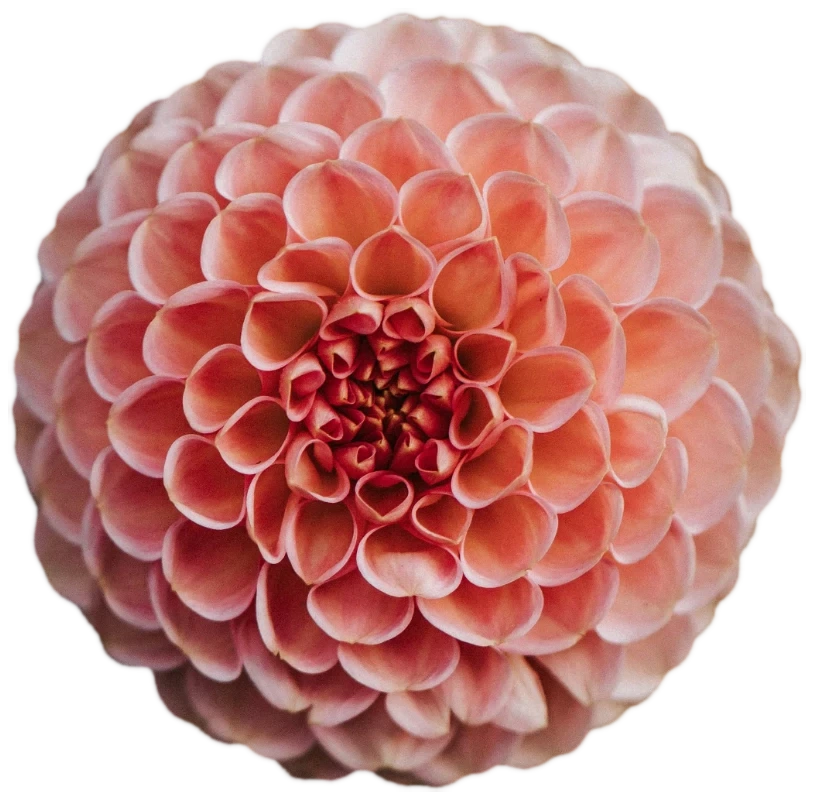
#> input picture dahlia.webp, 814 x 800 px
$ python -i key.py   (imports and definitions only)
#> lines starting #> are read from the running program, lines starting #| are printed output that depends on the picture
#> further down, picture is the input picture: PIL image 814x800 RGBA; mean R, G, B, A 139.1, 83.1, 77.4, 182.6
"""Turn black-background frames into transparent RGBA frames.

Alpha is the brightness key (precise soft edges on pure black) combined with an
AI subject mask (keeps dark, shadowed parts of the flower opaque). Colours are
un-premultiplied against black so edges carry no dark fringe, the edge is
choked slightly to drop the codec's sharpening halo, and the crop border fades
out so leaves and stems don't end in a hard line.
"""
import numpy as np
from PIL import Image, ImageFilter
from scipy import ndimage

def smoothstep(x):
    x = np.clip(x, 0, 1)
    return x * x * (3 - 2 * x)

def edge_fade(h, w, fade, valid=None):
    """fade: fraction of the crop, or (left, top, right, bottom) in px measured
    from the `valid` rect (the part of the crop that came from real footage)."""
    yy, xx = np.mgrid[0:h, 0:w].astype(np.float32)
    if not isinstance(fade, tuple):
        d = np.minimum.reduce([xx / w, (w - 1 - xx) / w, yy / h, (h - 1 - yy) / h])
        return smoothstep(d / fade)
    x0, y0, x1, y1 = valid or (0, 0, w, h)
    out = np.ones((h, w), np.float32)
    for dist, px in ((xx - x0, fade[0]), (yy - y0, fade[1]), (x1 - 1 - xx, fade[2]), (y1 - 1 - yy, fade[3])):
        if px:
            out *= smoothstep(dist / px)
    return out

def key_frame(im, ai_mask=None, lo=14, hi=70, fade=0.16, choke=1, valid=None, radial=None):
    """im: cropped RGB frame; ai_mask: matching L-mode mask (or None)."""
#> called with lo = 14, hi = 70, fade = 0.16, choke = 1
    rgb = np.asarray(im).astype(np.float32)
    lum = np.asarray(im.filter(ImageFilter.GaussianBlur(0.7))).astype(np.float32).max(2)
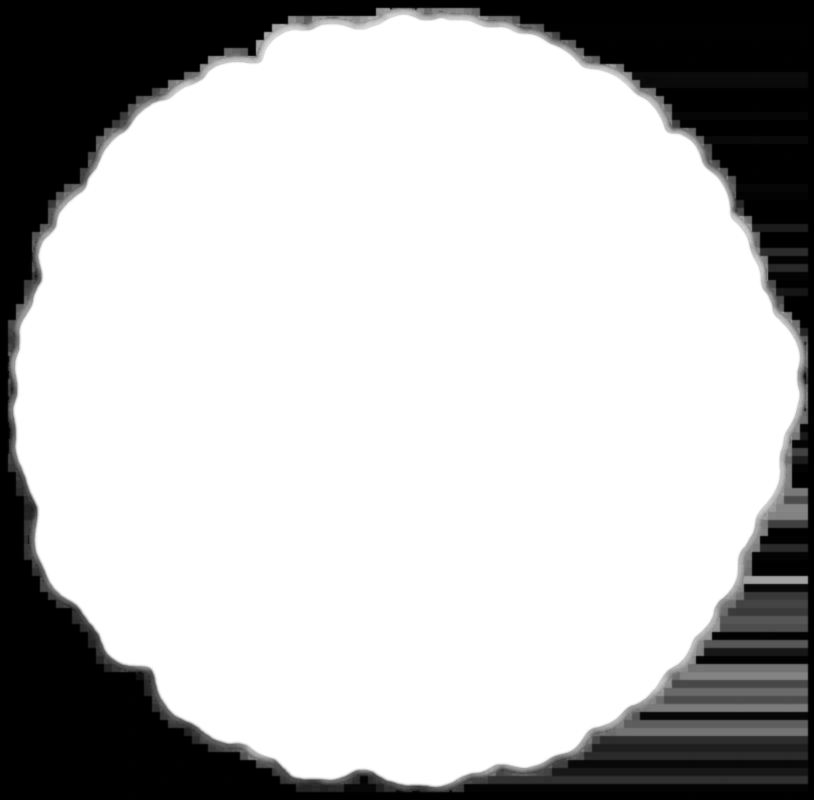
#> lum: shape (800, 814) float32; min 0, max 255, mean 189.5
    a = smoothstep((lum - lo) / (hi - lo))
#> in smoothstep, `x = np.clip(x, 0, 1)`:
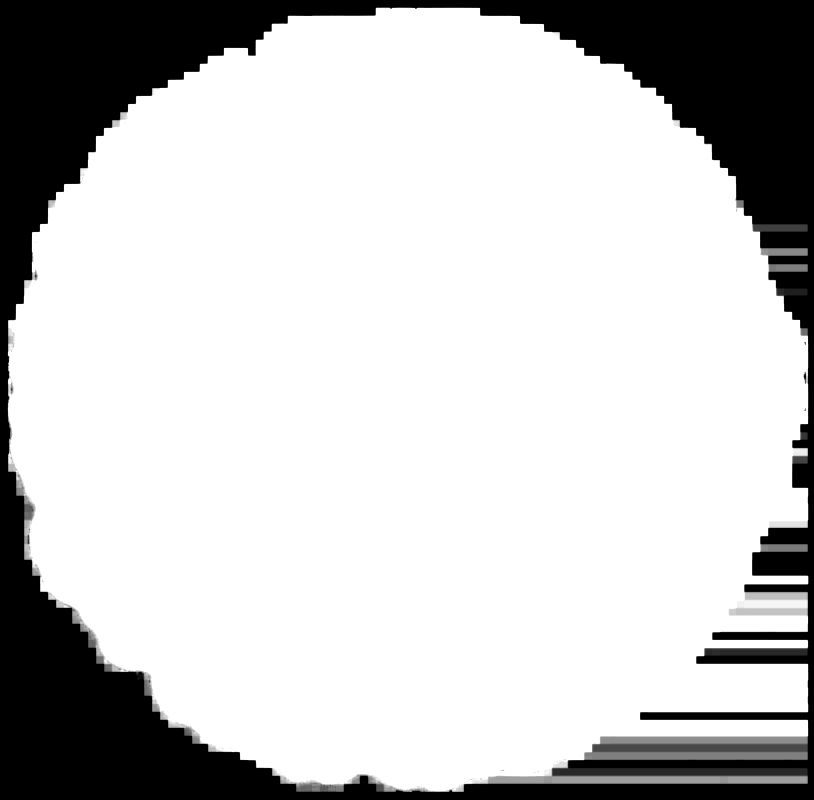
#> x: shape (800, 814) float32; min 0, max 1, mean 0.783

    if ai_mask is not None:
        m = np.asarray(ai_mask).astype(np.float32) / 255
        # trust the AI mask for the interior only; the luma key owns the edges
        core = ndimage.grey_erosion(m, size=(5, 5))
        a = np.maximum(a, core)

    # un-premultiply against black
    col = np.clip(rgb / np.maximum(a, 1e-3)[..., None], 0, 255)
    col = np.where(a[..., None] > 0.02, col, 0)

    if choke:
        a = ndimage.grey_erosion(a, size=(2 * choke + 1, 2 * choke + 1))
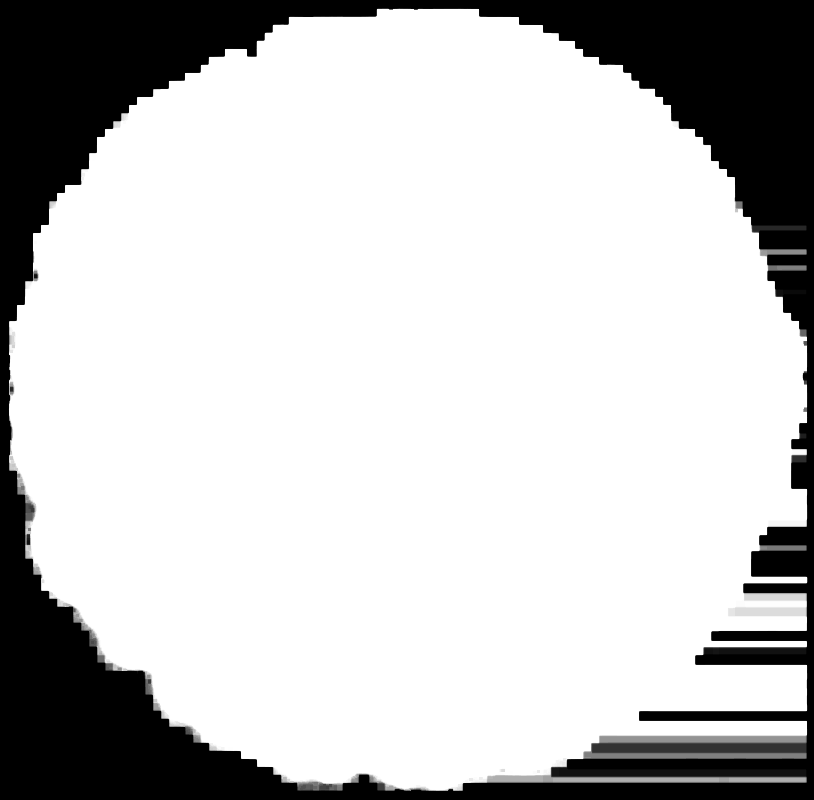
#> a: shape (800, 814) float32; min 0, max 1, mean 0.775
        a = ndimage.gaussian_filter(a, 0.6)

    a = a * edge_fade(*a.shape, fade, valid)
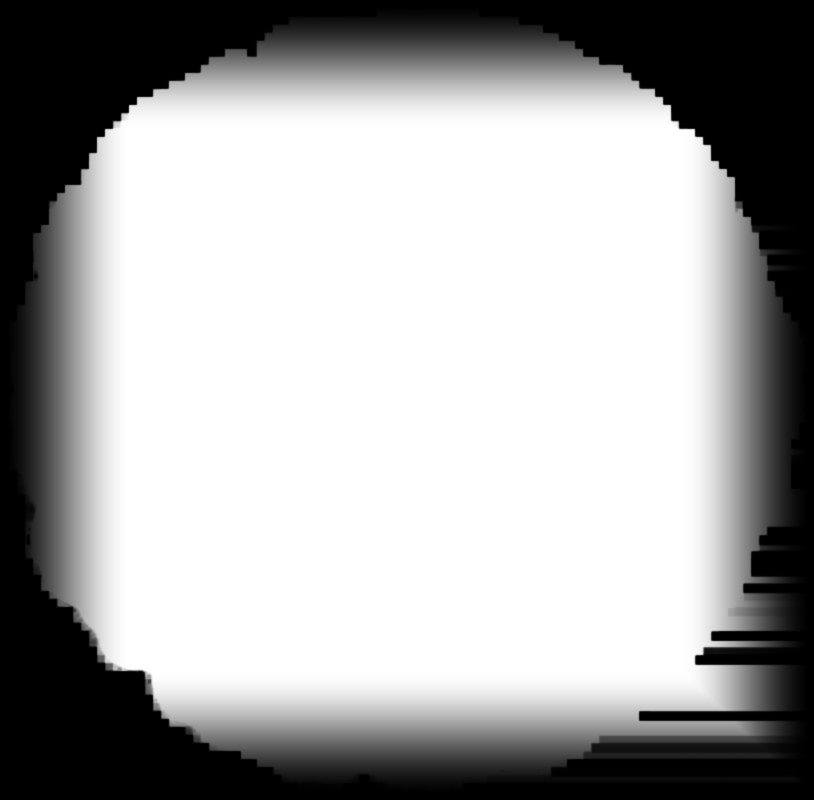
#> a: shape (800, 814) float32; min 0, max 1, mean 0.656
    if radial:  # (radius, band) as fractions of width: circular vignette
        h, w = a.shape
        yy, xx = np.mgrid[0:h, 0:w].astype(np.float32)
        r = np.hypot(xx - w / 2, yy - h / 2) / w
        a = a * smoothstep((radial[0] - r) / radial[1])
    return Image.fromarray(np.dstack([col, a * 255]).astype(np.uint8), "RGBA")
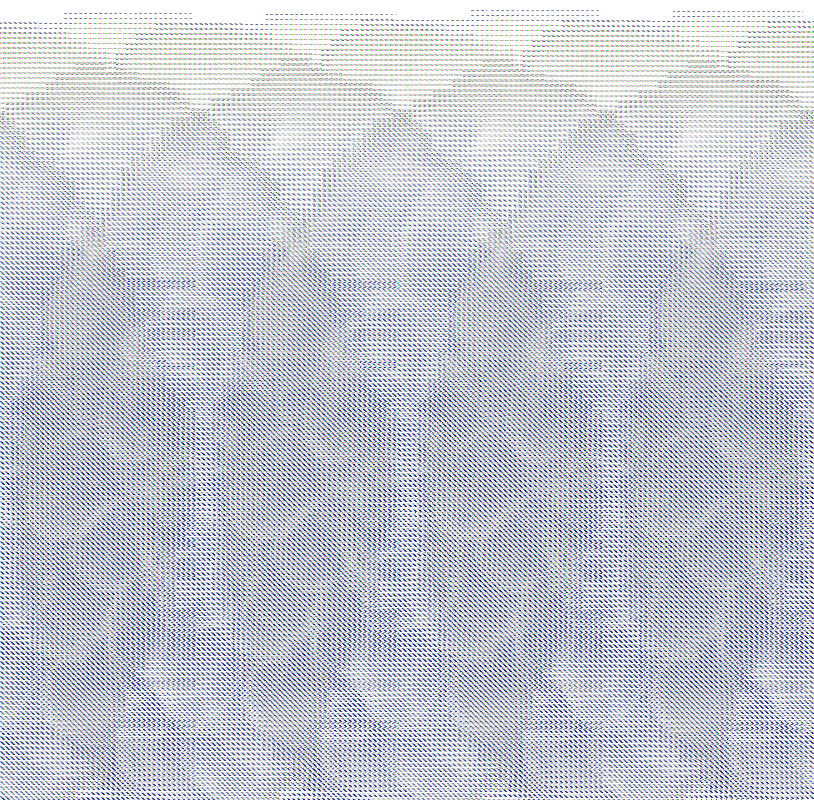
#> returned value: PIL image 814x800 RGBA; mean R, G, B, A 140.9, 140.9, 140.9, 140.9; transparent parts drawn white

>>> from PIL import Image
>>> picture = Image.open('../dahlia.webp')
>>> result = key_frame(picture)
